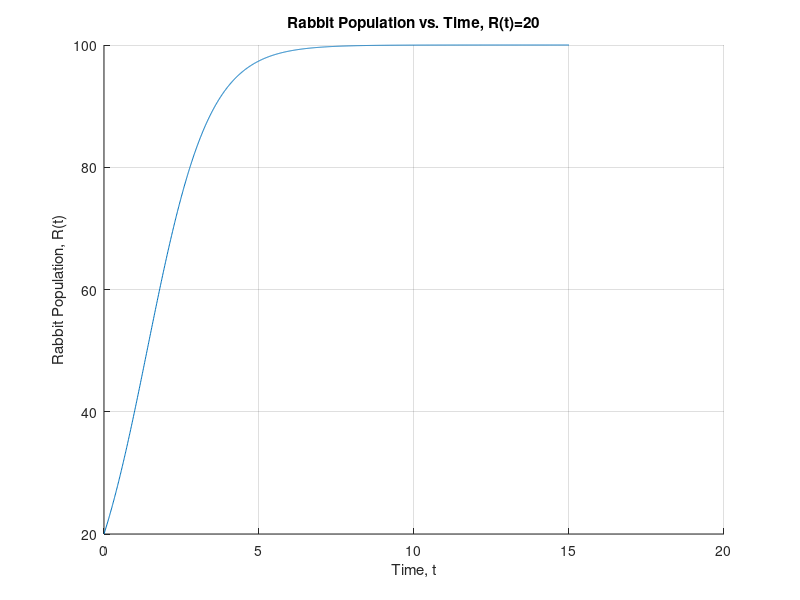
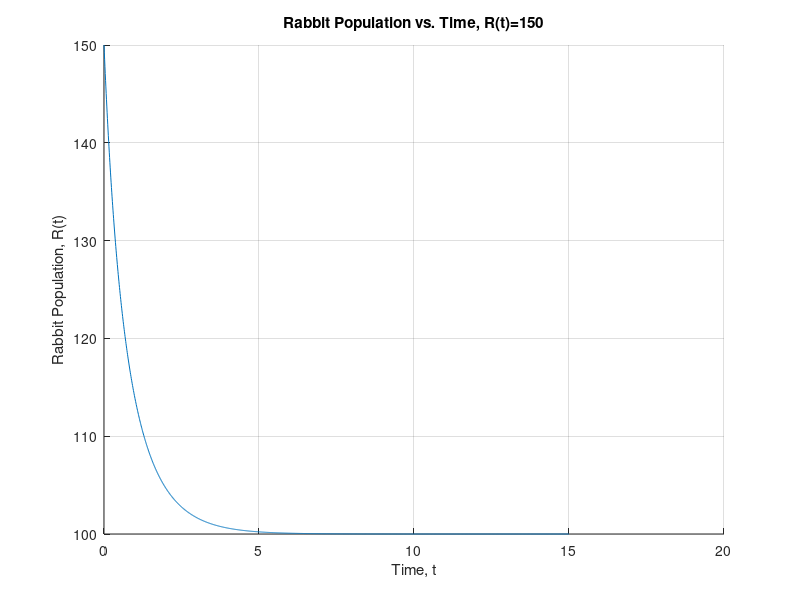
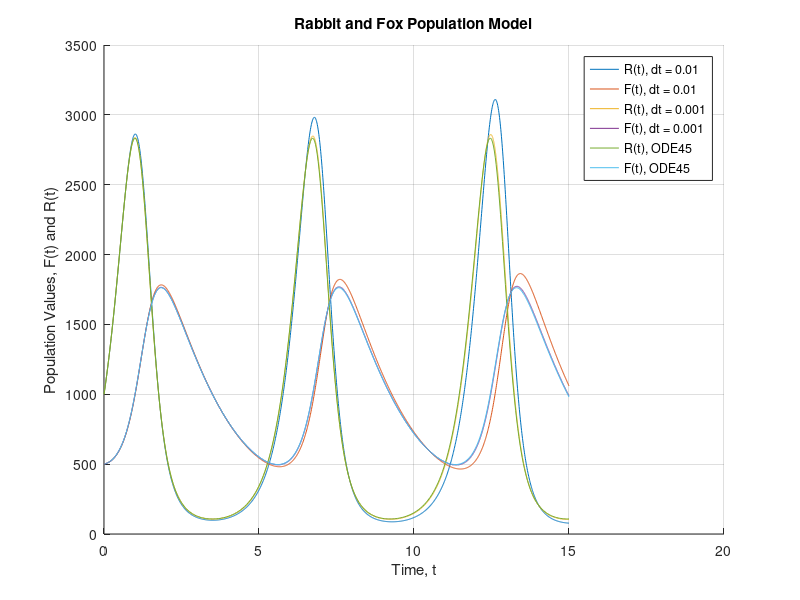
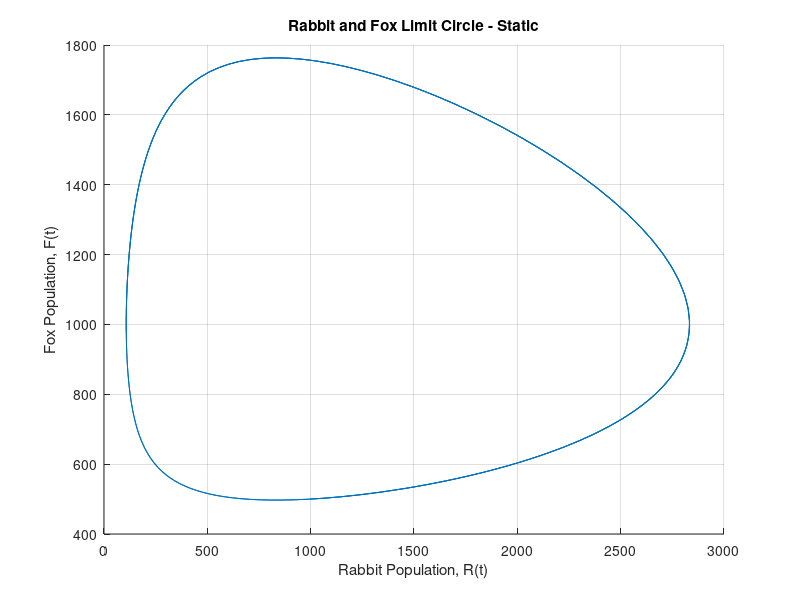

Here is the MATLAB script that generated these plots, in order: (Note: this script raises an error after producing the figures.)
% Pierce Zhang, CMOR220, Fall 2023, Project 5: Population Model
% population_models.m
% Solve ODEs and model population of rabbits and foxes in two ways
% Last modified: 11 October 2023

% Driver function
function population_models
    figure(); hold on; grid on;
    % r = 1, R(0) = 20, x in [0, 15], delta = 0.01
    [t_Ra, Ra] = eulers_method(@R_prime, 0, 20, 15, 0.01);
    plot(t_Ra, Ra);
    xlabel("Time, t"); ylabel("Rabbit Population, R(t)"); title("Rabbit Population vs. Time, R(t)=20");
    % R(0) = 150
    figure(); hold on; grid on;
    [t_Rb, Rb] = eulers_method(@R_prime, 0, 150, 15, 0.01);
    plot(t_Rb, Rb);
    xlabel("Time, t"); ylabel("Rabbit Population, R(t)"); title("Rabbit Population vs. Time, R(t)=150");

    % (Rb) QUESTION ANSWERED: The rabbit population will tend towards K = 100
    % over time.

    % R(0) = 1000; F(0) = 500
    [t_sys_1, R_sys_1, F_sys_1] = eulers_method_sys(@R_sys_prime, @F_sys_prime, 1000, 500, 0, 15, 0.01);
    [t_sys_2, R_sys_2, F_sys_2] = eulers_method_sys(@R_sys_prime, @F_sys_prime, 1000, 500, 0, 15, 0.001);

    options = odeset('RelTol', 1e-6);
    [ts, RFs] = ode45(@odefun, [0 15], [1000 500], options);
    
    figure(); hold on; grid on;
    plot(t_sys_1, R_sys_1); plot(t_sys_1, F_sys_1)
    plot(t_sys_2, R_sys_2); plot(t_sys_2, F_sys_2);
    plot(ts, RFs);
    xlabel("Time, t"); ylabel("Population Values, F(t) and R(t)");
    title("Rabbit and Fox Population Model");
    legend("R(t), dt = 0.01","F(t), dt = 0.01","R(t), dt = 0.001", ...
        "F(t), dt = 0.001","R(t), ODE45","F(t), ODE45");

    % (RFc) QUESTION ANSWERED: There are three categories of trendlines in
    % this plot: the ODE solutions by Euler's method at dt = 0.01, dt =
    % 0.001, and using ode45. The ODE solutions from Euler's method with dt
    % = 0.01 had noticeably more deviation from the solutions produced by
    % dt = 0.001, which in turn had more deviation from the solutions
    % produced by ode45. This is likely due to the increase in accuracy
    % afforded to smaller t intervals which capture more nuanced behavior
    % and reduce error from linear skipping. In general, we see that the
    % population of both animals are mostly periodic over time.

    figure(); hold on; grid on;
    plot(RFs(:,1), RFs(:,2));
    xlabel("Rabbit Population, R(t)"); ylabel("Fox Population, F(t)");
    title("Rabbit and Fox Limit Circle - Static");
    % (RFd) QUESTION ANSWERED: This plot shows a loop which is the
    % population limit for F(t) given R(t) at any given time, or vice versa
    % depending on how you want to interpret it. Basically, this plot
    % contains the same data as in RFc but F(t) and R(t) are plotted
    % against each other instead of being plotted as dependent variables
    % against time.
   
    figure(); 
    LimitCircleVid = VideoWriter("LimitCircle.avi");
    open(LimitCircleVid);
    for n = 1:length(ts)
         hold on; grid on;
         xlabel("Rabbits"); ylabel("Foxes");
         title("time: " + num2str(n/length(ts) * 15));
         plot(RFs(:,1), RFs(:,2));
         plot(RFs(n,1), RFs(n,2),"o","MarkerEdgeColor","r");
         writeVideo(LimitCircleVid, getframe(gcf));
         clf;
     end
     close(LimitCircleVid);
end

% Inputs: x, y, values at which to evaluate the first R' function
% Outputs: value of R'(x, y)
function [value] = R_prime(x, y)
    r = 1; K = 100;
    value = r * y * (1 - y/K);
end

% R is x, F is y
% Inputs: x, y, values at which to evaluate the systemic R' function
% Outputs: value of systemic R'(x, y)
function [value] = R_sys_prime(x, y)
    k1 = 3; k2 = 3e-3;
    value = k1 * x - k2 * x * y;
end

% Inputs: x, y, values at which to evaluate the systemic F' function
% Outputs: value of systemic F'(x, y)
function [value] = F_sys_prime(x, y)
    k3 = 6e-4; k4 = 0.5;
    value = k3 * x * y - k4 * y;
end

% Inputs: x, y, values at which to evaluate the ODE version of RF' function
% Outputs: vector containins values of systemic RF'(x, y)
function dydt = odefun(t,y)
    dydt = zeros(2,1);
    dydt(1) = R_sys_prime(y(1), y(2));
    dydt(2) = F_sys_prime(y(1), y(2));
end

function [xs, ys] = eulers_method(fun, x0, y0, xf, dx)
    % This function uses Euler's method to approximate the solution to an ODE.
    % Inputs:
    % - fun: The function representing the ODE.
    % - x0: Initial value of x.
    % - y0: Initial value of y.
    % - b: The upper limit of the x-range for the approximation.
    % - dx: The step size.
    % Output:
    % - y: The approximate solution to the ODE.
    xs = x0:dx:xf;
    ys = zeros(1, length(xs));
    ys(1) = y0;
    for n = 1:length(xs) - 1
        dy = (fun(xs(n), ys(n))) * dx;
        ys(n + 1) = ys(n) + dy;
    end
end

function [ts, xs, ys] = eulers_method_sys(funx, funy, x0, y0, t, tf, dt)
    % This function uses Euler's method to approximate a system of ODEs.
    % Inputs:
    % - funx: The function representing the first ODE.
    % - funy: The function representing the second ODE.
    % - x0: Initial value of x.
    % - y0: Initial value of y.
    % - t: Initial time.
    % - tf: Final time.
    % - dt: The time step.
    % Output:
    % - x: The approximate solution for x.
    % - y: The approximate solution for y.
    ts = t:dt:tf;
    xs = zeros(1, length(ts));
    ys = zeros(1, length(ts));
    xs(1) = x0;
    ys(1) = y0;
    for n = 1:length(ts) - 1
        dx = (funx(xs(n), ys(n))) * dt;
        dy = (funy(xs(n), ys(n))) * dt;
        xs(n + 1) = xs(n) + dx;
        ys(n + 1) = ys(n) + dy;
    end
end